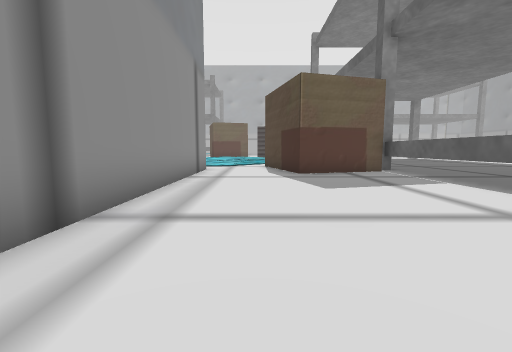
[1] (above)

23 first-person views from a walk through a Unity game level. The camera is 1.5 m above the floor, tilts 6° down and sees 90° across. The floor is counted in squares, 2 m on a side. Each view is taken from the middle of a square. On the plan, view 1 faces up. The plan holds only what a view shows up to about 9 squares ahead; the rest is blank. The place goes on beyond the plan.

[2]
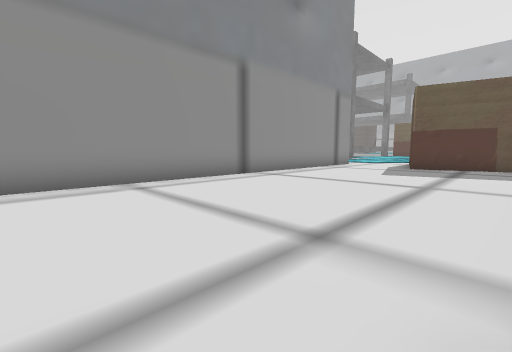

[3]
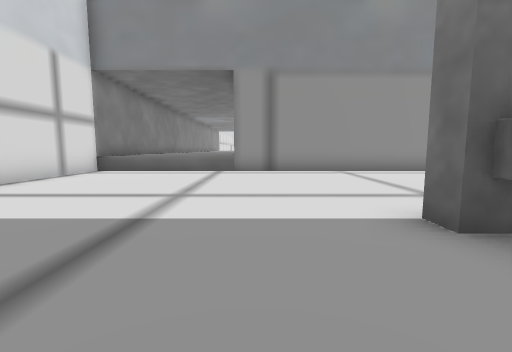

[4]
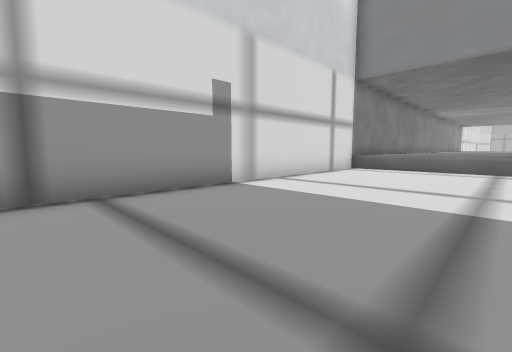

[5]
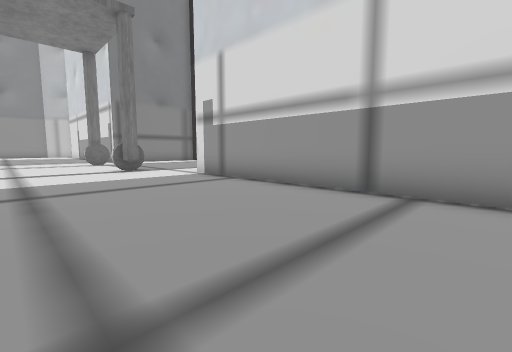

[6]
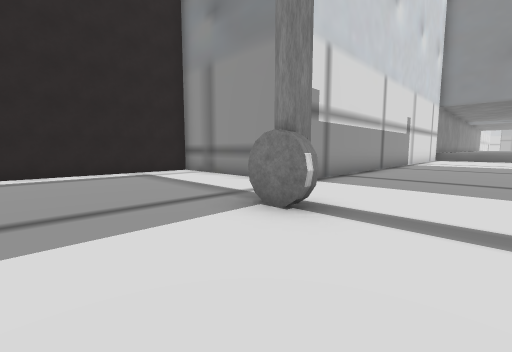

[7]
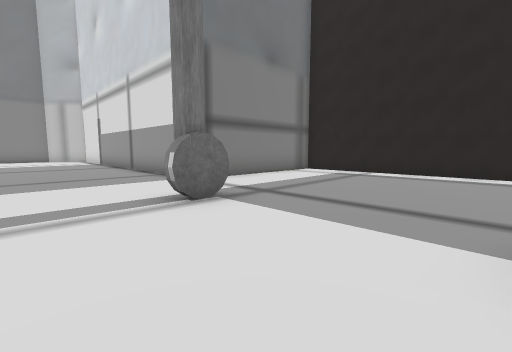

[8]
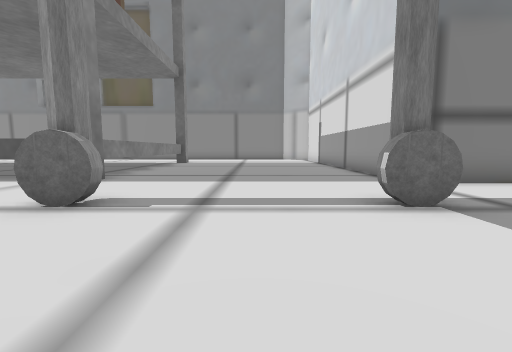

[9]
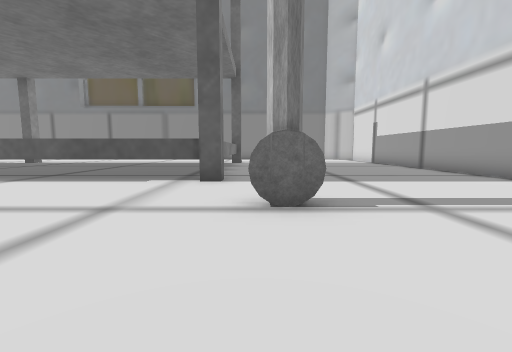

[10]
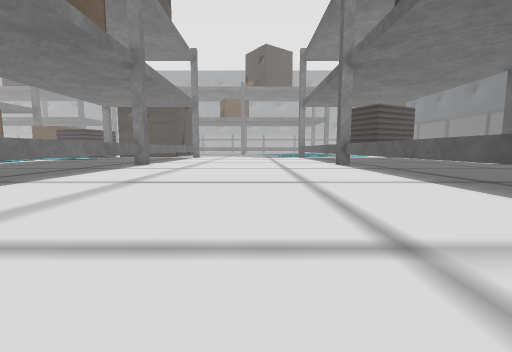

[11]
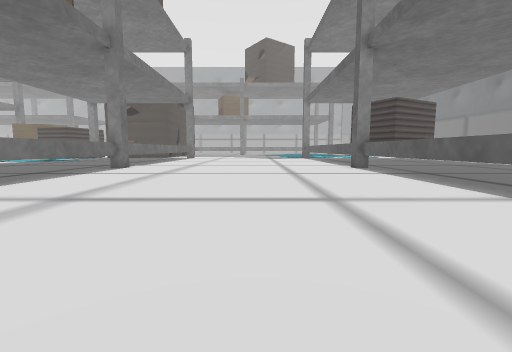

[12]
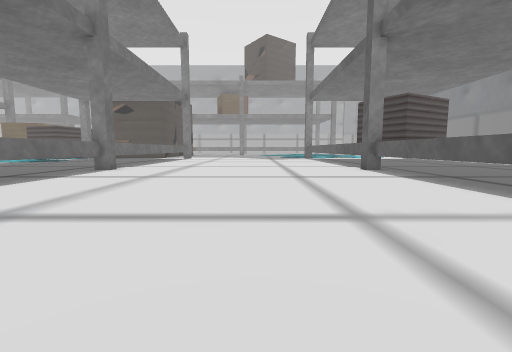

[13]
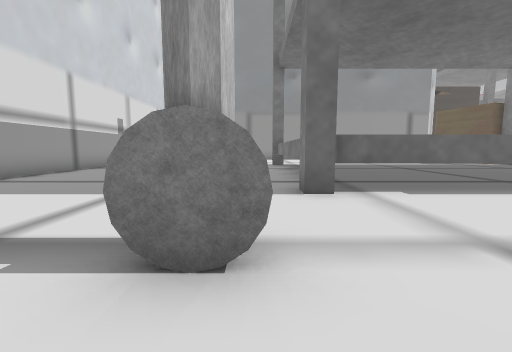

[14]
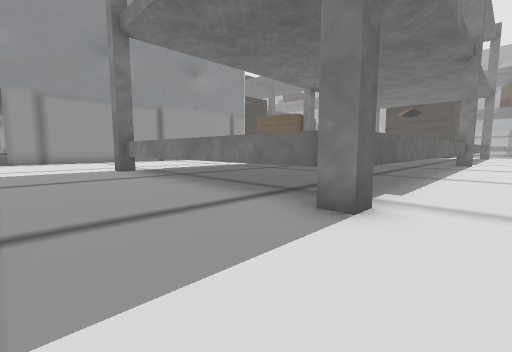

[15]
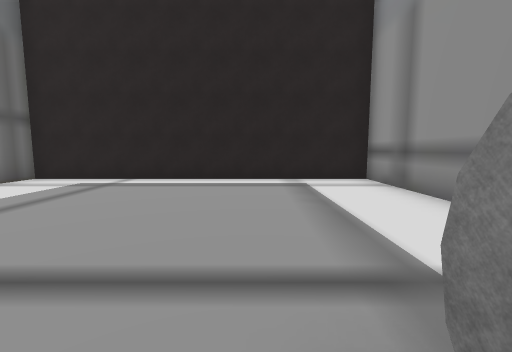

[16]
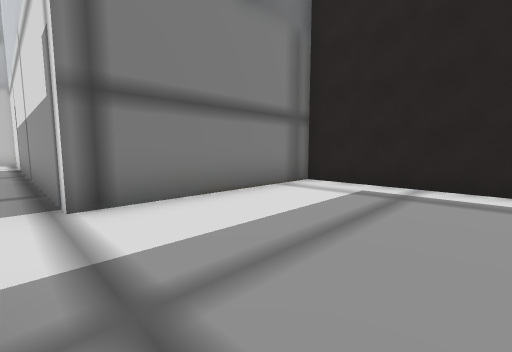

[17]
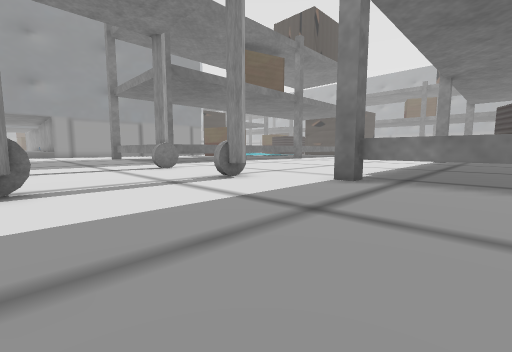

[18]
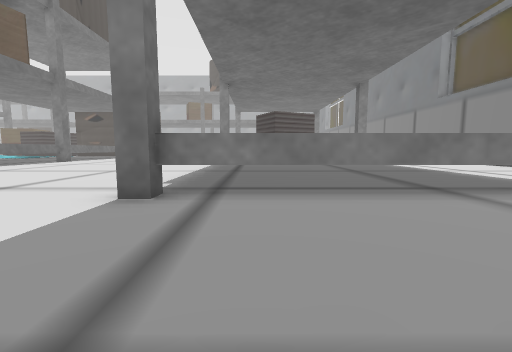

[19]
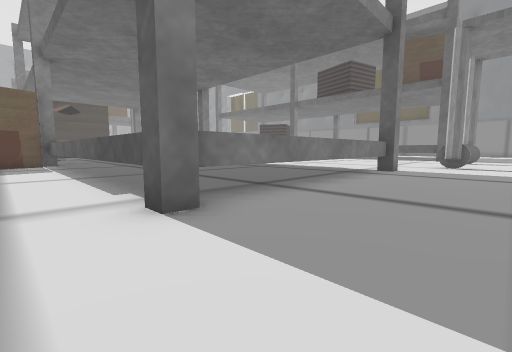

[20]
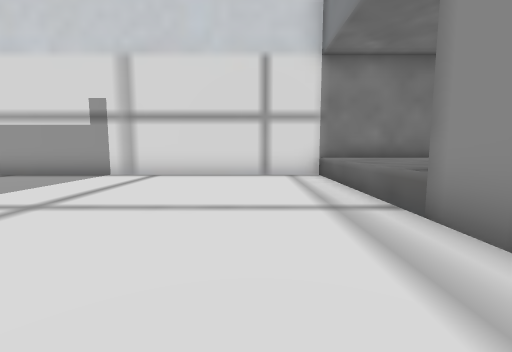

[21]
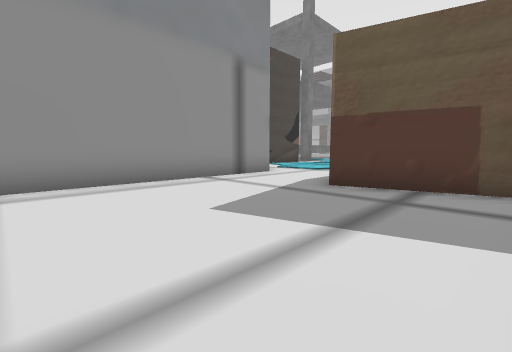

[22]
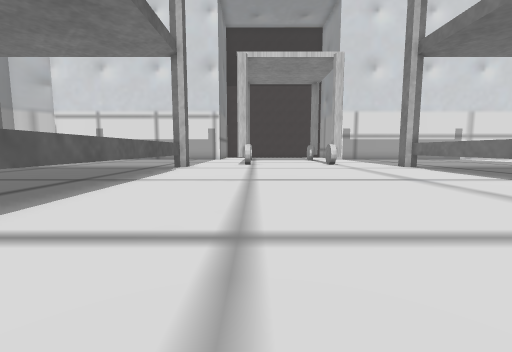

[23]
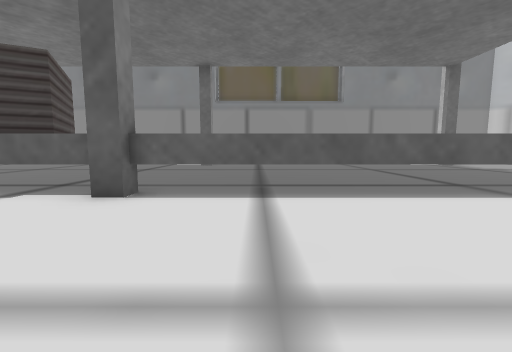

### Floor plan
Points are (right, up) in squares from view 1. A wall is a line through its corners. A room is listed if a view was taken in it or the views show most of it. See-through windows are left out.
Room 1 (views 1, 2, 3, 4, 5, 6, 7, 8, 9, 10, 11, 12, 13, 14, 15, 16, 17, 18, 19, 20, 21, 22, 23)
walls: (12.2, -1.9) (4.8, -1.9); (12.8, -1.6) (12.8, -2.2) (12.3, -2.2); (15.5, -2.9) (15.5, -4); (15.5, -7.6) (15.5, -8.8); (15.3, -8.6) (15.3, -7.6); (4.8, -2.2) (4.3, -2.2) (4.3, -1.6); (19.3, -4) (19.3, -2.9); (19.5, -2.9) (19.5, -4); (4.5, -1.1) (4.5, 9.1); (13.2, -10.9) (13.2, -14.5) (21.6, -14.5) (21.6, -9.5) (26.5, -9.5); (22.4, -2.2) (21.9, -2.2) (21.9, -1.6); (12.5, 9.1) (12.5, -1.6); (4.3, 8.6) (1.3, 7.8) (1, 9); (26.5, -1.9) (22.2, -1.9) (22.2, 9.1); (22.5, 9) (21.9, 9) (21.9, 9.5); (-4.5, -9.5) (13.2, -9.5); (-1.9, 9.5) (-1.9, -9.5)

Where each view was taken, in squares from view 1:
view 1: 0 up, 0 right, facing up
view 2: 3 down, 4 right, facing up-left
view 3: 4 down, 7 right, facing left
view 4: 5 down, 8 right, facing down-left
view 5: 5 down, 6 right, facing down-right
view 6: 6 down, 18 right, facing down-left
view 7: 6 down, 16 right, facing down-right
view 8: 6 down, 16 right, facing right
view 9: 3 down, 16 right, facing right
view 10: 3 down, 18 right, facing up
view 11: 1 down, 18 right, facing up
view 12: 0 up, 18 right, facing up
view 13: 3 down, 17 right, facing left
view 14: 5 down, 14 right, facing up-left
view 15: 8 down, 16 right, facing down
view 16: 9 down, 18 right, facing down-right
view 17: 8 down, 25 right, facing up-left
view 18: 6 down, 24 right, facing up
view 19: 5 down, 3 right, facing up-right
view 20: 2 down, 0 right, facing down
view 21: 3 up, 4 right, facing up-left
view 22: 9 up, 19 right, facing down
view 23: 7 up, 18 right, facing right
